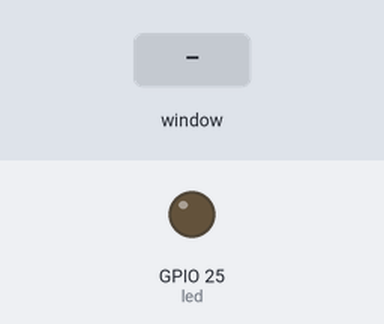
Simulated run of this program. Board: Raspberry Pi (BCM pin numbers). Parts: output pins drawn as LEDs (lit = HIGH). Dashed ring = blinking. Inputs (shaded band) come from the test bench. The desktop window is not drawn, its controls go by their first labels and the mouse button is held 0.15 s; the clock reads 2024-03-15 10:24:30 at power-on unless the program sets it; what the program prints to the terminal is not drawn.

Above: at 0.6 s.
At 1.2 s:
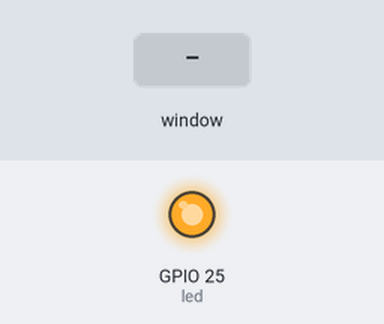
1.3 s: slider 1 in the window set to 6
At 1.31 s:
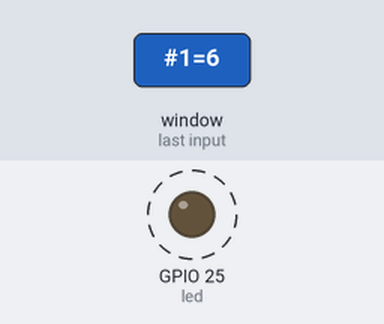
Timing chart, 0 to 10.3 s (numbered marks = the images above; inputs shaded):
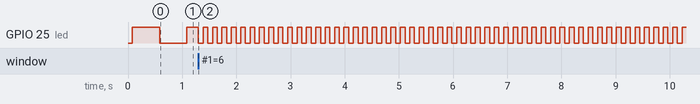

Measured:
- after the input at 1.3 s, GPIO 25 (led): alternates HIGH for 0.09 s and LOW for 0.09 s, starting at once

The program:

oef_6-4_slider_knippersnelheid.py
```python
from tkinter import *
import RPi.GPIO as GPIO
import time


window = Tk()
window.geometry("250x100")
window.title ("Toggle LED")

led=25
status_led= 0

GPIO.setwarnings(False)
GPIO.setmode(GPIO.BCM)
GPIO.setup(led, GPIO.OUT)

def led_toggle():
    global status_led
    status_led= not status_led
    GPIO.output(led, status_led)
    print("LED nu:",status_led)

def change_slider(p):
    global knippersnelheid
    knippersnelheid=int(p)
    print("p=",p)

slider = Scale(window, from_=1,to=10, tickinterval =1 , length= 200, orient = HORIZONTAL , command = change_slider)
slider.place(x=10, y=10)

time_vorige=0
knippersnelheid=1

while True:
    if time.time() - time_vorige > (1/knippersnelheid)/2:
        led_toggle()
        time_vorige=time.time()
    print("test in while")
    window.update()
```
